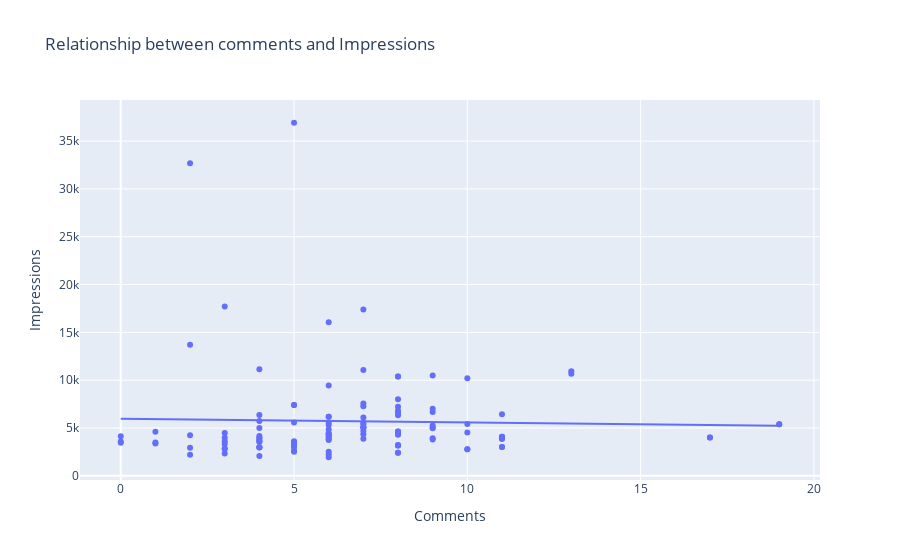

The code cell stored with this chart in its notebook:
### Markdown cell above
### Now lets look relationship between comments and Impressions

### Code cell
figure = px.scatter(data_frame=data,x='Comments',y='Impressions',title="Relationship between comments and Impressions",trendline="ols")
figure.show()
